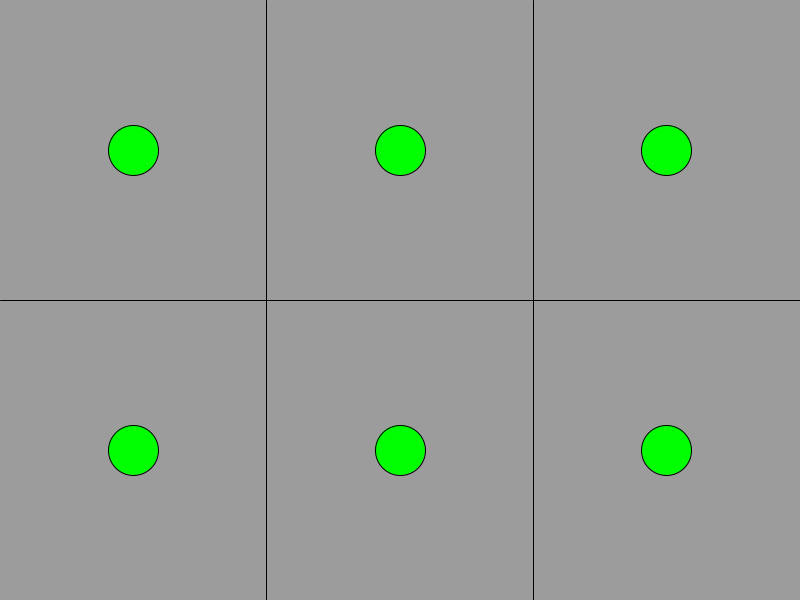
Frame 1 (no input)
Frame 60 (the mouse pressed at the canvas centre just before this capture): identical to frame 1, image omitted
Frame 120 (the mouse held since frame 60 and released just before this capture): identical to frame 1, image omitted

The Processing sketch that drew this single still picture (run headless with seeded random() and noise(); from frame 60 on, the mouse is pressed at the canvas centre):

// Processing sketch: ejercicio_2
// ── ejercicio_2.pde
Movil[][] estacionamiento;

void setup() {
  size(800, 600);

  estacionamiento = new Movil[2][3];

  for (int fila = 0; fila < 2; fila++) {
    for (int columna = 0; columna < 3; columna++) {
      estacionamiento[fila][columna] = new Movil(fila, columna);
    }
  }
}

void draw() {
  background(156,255);

  stroke(0);

  for (int i = 1; i < 3; i++) {
    line(i * width/3, 0, i * width/3, height);
  }

  for (int i = 1; i < 2; i++) {
    line(0, i * height/2, width, i * height/2);
  }

  for (int fila = 0; fila < 2; fila++) {
    for (int columna = 0; columna < 3; columna++) {
      estacionamiento[fila][columna].mostrar();
    }
  }
}

class Movil {

  int fila;
  int columna;

  Movil(int f, int c) {
    fila = f;
    columna = c;
  }

  void mostrar() {
    float anchoCelda = width / 3.0;
    float altoCelda = height / 2.0;

    float x = columna * anchoCelda + anchoCelda / 2;
    float y = fila * altoCelda + altoCelda / 2;

    fill(0, 255, 0);
    ellipse(x, y, 50, 50);
  }
}
